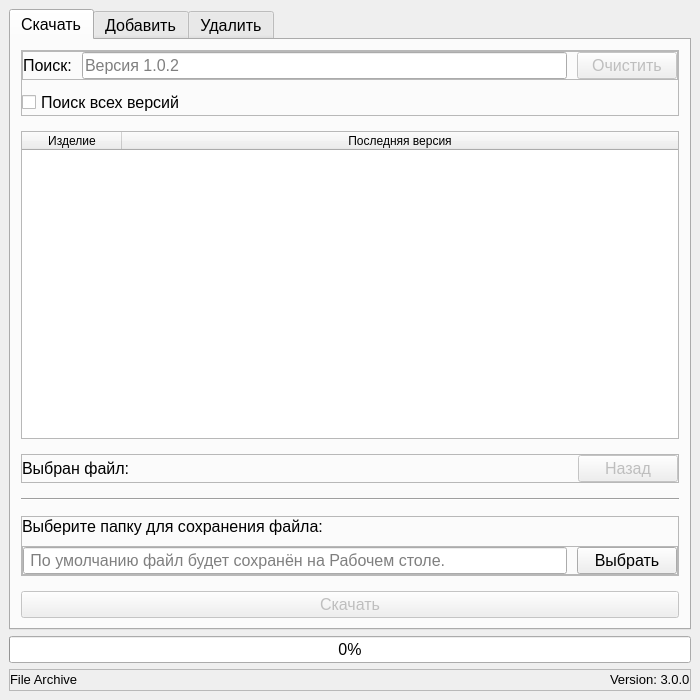
<?xml version="1.0" encoding="UTF-8"?>
<ui version="4.0">
 <class>MainWindow</class>
 <widget class="QMainWindow" name="MainWindow">
  <property name="geometry">
   <rect>
    <x>0</x>
    <y>0</y>
    <width>700</width>
    <height>700</height>
   </rect>
  </property>
  <property name="font">
   <font>
    <pointsize>12</pointsize>
   </font>
  </property>
  <property name="windowTitle">
   <string>File Archive</string>
  </property>
  <widget class="QWidget" name="centralwidget">
   <layout class="QVBoxLayout" name="verticalLayout">
    <item>
     <widget class="QTabWidget" name="tabWidget">
      <property name="currentIndex">
       <number>0</number>
      </property>
      <widget class="QWidget" name="download_tab">
       <attribute name="title">
        <string>Скачать</string>
       </attribute>
       <layout class="QVBoxLayout" name="verticalLayout_3">
        <property name="spacing">
         <number>15</number>
        </property>
        <property name="leftMargin">
         <number>10</number>
        </property>
        <property name="topMargin">
         <number>10</number>
        </property>
        <property name="rightMargin">
         <number>10</number>
        </property>
        <property name="bottomMargin">
         <number>10</number>
        </property>
        <item>
         <widget class="QFrame" name="download_tab_actions_search_frame">
          <property name="frameShape">
           <enum>QFrame::StyledPanel</enum>
          </property>
          <property name="frameShadow">
           <enum>QFrame::Raised</enum>
          </property>
          <layout class="QVBoxLayout" name="verticalLayout_15">
           <property name="spacing">
            <number>10</number>
           </property>
           <property name="leftMargin">
            <number>0</number>
           </property>
           <property name="topMargin">
            <number>0</number>
           </property>
           <property name="rightMargin">
            <number>0</number>
           </property>
           <property name="bottomMargin">
            <number>0</number>
           </property>
           <item>
            <widget class="QFrame" name="download_tab_search_frame">
             <property name="frameShape">
              <enum>QFrame::StyledPanel</enum>
             </property>
             <property name="frameShadow">
              <enum>QFrame::Raised</enum>
             </property>
             <layout class="QHBoxLayout" name="horizontalLayout_2">
              <property name="spacing">
               <number>10</number>
              </property>
              <property name="leftMargin">
               <number>0</number>
              </property>
              <property name="topMargin">
               <number>0</number>
              </property>
              <property name="rightMargin">
               <number>0</number>
              </property>
              <property name="bottomMargin">
               <number>0</number>
              </property>
              <item>
               <widget class="QLabel" name="download_tab_search_frame_label">
                <property name="sizePolicy">
                 <sizepolicy hsizetype="Fixed" vsizetype="Fixed">
                  <horstretch>0</horstretch>
                  <verstretch>0</verstretch>
                 </sizepolicy>
                </property>
                <property name="text">
                 <string>Поиск:</string>
                </property>
               </widget>
              </item>
              <item>
               <widget class="QLineEdit" name="download_tab_search_frame_lineEdit">
                <property name="minimumSize">
                 <size>
                  <width>0</width>
                  <height>25</height>
                 </size>
                </property>
                <property name="maximumSize">
                 <size>
                  <width>16777215</width>
                  <height>16777215</height>
                 </size>
                </property>
                <property name="placeholderText">
                 <string>Версия 1.0.2</string>
                </property>
               </widget>
              </item>
              <item>
               <widget class="QPushButton" name="download_tab_search_frame_clear_pushButton">
                <property name="enabled">
                 <bool>false</bool>
                </property>
                <property name="minimumSize">
                 <size>
                  <width>100</width>
                  <height>25</height>
                 </size>
                </property>
                <property name="text">
                 <string>Очистить</string>
                </property>
               </widget>
              </item>
             </layout>
            </widget>
           </item>
           <item>
            <widget class="QCheckBox" name="search_all_versions_checkBox">
             <property name="text">
              <string>Поиск всех версий</string>
             </property>
            </widget>
           </item>
          </layout>
         </widget>
        </item>
        <item>
         <widget class="QTableWidget" name="download_tab_tableWidget">
          <property name="minimumSize">
           <size>
            <width>0</width>
            <height>200</height>
           </size>
          </property>
          <property name="editTriggers">
           <set>QAbstractItemView::NoEditTriggers</set>
          </property>
          <attribute name="horizontalHeaderStretchLastSection">
           <bool>true</bool>
          </attribute>
          <column>
           <property name="text">
            <string>Изделие</string>
           </property>
          </column>
          <column>
           <property name="text">
            <string>Последняя версия</string>
           </property>
          </column>
         </widget>
        </item>
        <item>
         <widget class="QFrame" name="download_tab_choose_file_frame">
          <property name="frameShape">
           <enum>QFrame::StyledPanel</enum>
          </property>
          <property name="frameShadow">
           <enum>QFrame::Raised</enum>
          </property>
          <layout class="QHBoxLayout" name="horizontalLayout_3">
           <property name="spacing">
            <number>10</number>
           </property>
           <property name="leftMargin">
            <number>0</number>
           </property>
           <property name="topMargin">
            <number>0</number>
           </property>
           <property name="rightMargin">
            <number>0</number>
           </property>
           <property name="bottomMargin">
            <number>0</number>
           </property>
           <item>
            <widget class="QLabel" name="download_tab_choose_file_frame_label">
             <property name="sizePolicy">
              <sizepolicy hsizetype="Fixed" vsizetype="Fixed">
               <horstretch>0</horstretch>
               <verstretch>0</verstretch>
              </sizepolicy>
             </property>
             <property name="text">
              <string>Выбран файл:</string>
             </property>
            </widget>
           </item>
           <item>
            <spacer name="horizontalSpacer_2">
             <property name="orientation">
              <enum>Qt::Horizontal</enum>
             </property>
             <property name="sizeHint" stdset="0">
              <size>
               <width>315</width>
               <height>20</height>
              </size>
             </property>
            </spacer>
           </item>
           <item>
            <widget class="QPushButton" name="download_tab_choose_file_frame_back_pushButton">
             <property name="enabled">
              <bool>false</bool>
             </property>
             <property name="minimumSize">
              <size>
               <width>100</width>
               <height>25</height>
              </size>
             </property>
             <property name="text">
              <string>Назад</string>
             </property>
            </widget>
           </item>
          </layout>
         </widget>
        </item>
        <item>
         <widget class="Line" name="line">
          <property name="orientation">
           <enum>Qt::Horizontal</enum>
          </property>
         </widget>
        </item>
        <item>
         <widget class="QFrame" name="download_tab_select_save_path_frame">
          <property name="frameShape">
           <enum>QFrame::StyledPanel</enum>
          </property>
          <property name="frameShadow">
           <enum>QFrame::Raised</enum>
          </property>
          <layout class="QVBoxLayout" name="verticalLayout_2">
           <property name="spacing">
            <number>10</number>
           </property>
           <property name="leftMargin">
            <number>0</number>
           </property>
           <property name="topMargin">
            <number>0</number>
           </property>
           <property name="rightMargin">
            <number>0</number>
           </property>
           <property name="bottomMargin">
            <number>0</number>
           </property>
           <item>
            <widget class="QLabel" name="download_tab_select_save_path_frame_label">
             <property name="sizePolicy">
              <sizepolicy hsizetype="Fixed" vsizetype="Fixed">
               <horstretch>0</horstretch>
               <verstretch>0</verstretch>
              </sizepolicy>
             </property>
             <property name="text">
              <string>Выберите папку для сохранения файла:</string>
             </property>
            </widget>
           </item>
           <item>
            <widget class="QFrame" name="download_tab_select_save_path_frame_editing_frame">
             <property name="frameShape">
              <enum>QFrame::StyledPanel</enum>
             </property>
             <property name="frameShadow">
              <enum>QFrame::Raised</enum>
             </property>
             <layout class="QHBoxLayout" name="horizontalLayout_4">
              <property name="spacing">
               <number>10</number>
              </property>
              <property name="leftMargin">
               <number>0</number>
              </property>
              <property name="topMargin">
               <number>0</number>
              </property>
              <property name="rightMargin">
               <number>0</number>
              </property>
              <property name="bottomMargin">
               <number>0</number>
              </property>
              <item>
               <widget class="QLineEdit" name="download_tab_select_save_path_frame_editing_frame_lineEdit">
                <property name="minimumSize">
                 <size>
                  <width>430</width>
                  <height>25</height>
                 </size>
                </property>
                <property name="placeholderText">
                 <string> По умолчанию файл будет сохранён на Рабочем столе.</string>
                </property>
               </widget>
              </item>
              <item>
               <widget class="QPushButton" name="download_tab_select_save_path_frame_editing_frame_choose_pushButton">
                <property name="minimumSize">
                 <size>
                  <width>100</width>
                  <height>25</height>
                 </size>
                </property>
                <property name="text">
                 <string>Выбрать</string>
                </property>
               </widget>
              </item>
             </layout>
            </widget>
           </item>
          </layout>
         </widget>
        </item>
        <item>
         <widget class="QPushButton" name="download_tab_download_pushButton">
          <property name="enabled">
           <bool>false</bool>
          </property>
          <property name="minimumSize">
           <size>
            <width>0</width>
            <height>25</height>
           </size>
          </property>
          <property name="font">
           <font>
            <pointsize>12</pointsize>
           </font>
          </property>
          <property name="text">
           <string>Скачать</string>
          </property>
         </widget>
        </item>
       </layout>
      </widget>
      <widget class="QWidget" name="add_tab">
       <attribute name="title">
        <string>Добавить</string>
       </attribute>
       <layout class="QVBoxLayout" name="verticalLayout_8">
        <property name="spacing">
         <number>15</number>
        </property>
        <property name="leftMargin">
         <number>10</number>
        </property>
        <property name="topMargin">
         <number>10</number>
        </property>
        <property name="rightMargin">
         <number>10</number>
        </property>
        <property name="bottomMargin">
         <number>10</number>
        </property>
        <item>
         <widget class="QFrame" name="add_tab_group_frame">
          <property name="frameShape">
           <enum>QFrame::StyledPanel</enum>
          </property>
          <property name="frameShadow">
           <enum>QFrame::Raised</enum>
          </property>
          <layout class="QVBoxLayout" name="verticalLayout_6">
           <property name="spacing">
            <number>20</number>
           </property>
           <property name="leftMargin">
            <number>0</number>
           </property>
           <property name="topMargin">
            <number>0</number>
           </property>
           <property name="rightMargin">
            <number>0</number>
           </property>
           <property name="bottomMargin">
            <number>0</number>
           </property>
           <item>
            <widget class="QFrame" name="add_tab_group_frame_select_group_frame">
             <property name="frameShape">
              <enum>QFrame::StyledPanel</enum>
             </property>
             <property name="frameShadow">
              <enum>QFrame::Raised</enum>
             </property>
             <layout class="QVBoxLayout" name="verticalLayout_4">
              <property name="spacing">
               <number>10</number>
              </property>
              <property name="leftMargin">
               <number>0</number>
              </property>
              <property name="topMargin">
               <number>0</number>
              </property>
              <property name="rightMargin">
               <number>0</number>
              </property>
              <property name="bottomMargin">
               <number>0</number>
              </property>
              <item>
               <widget class="QLabel" name="add_tab_group_frame_select_group_frame_label">
                <property name="sizePolicy">
                 <sizepolicy hsizetype="Fixed" vsizetype="Fixed">
                  <horstretch>0</horstretch>
                  <verstretch>0</verstretch>
                 </sizepolicy>
                </property>
                <property name="text">
                 <string>Выберите группу:</string>
                </property>
               </widget>
              </item>
              <item>
               <widget class="QComboBox" name="add_tab_group_frame_select_group_frame_comboBox">
                <property name="minimumSize">
                 <size>
                  <width>0</width>
                  <height>25</height>
                 </size>
                </property>
               </widget>
              </item>
             </layout>
            </widget>
           </item>
           <item>
            <widget class="QFrame" name="add_tab_group_frame_new_group_frame">
             <property name="frameShape">
              <enum>QFrame::StyledPanel</enum>
             </property>
             <property name="frameShadow">
              <enum>QFrame::Raised</enum>
             </property>
             <layout class="QVBoxLayout" name="verticalLayout_5">
              <property name="spacing">
               <number>10</number>
              </property>
              <property name="leftMargin">
               <number>0</number>
              </property>
              <property name="topMargin">
               <number>0</number>
              </property>
              <property name="rightMargin">
               <number>0</number>
              </property>
              <property name="bottomMargin">
               <number>0</number>
              </property>
              <item>
               <widget class="QLabel" name="add_tab_group_frame_new_group_frame_label">
                <property name="sizePolicy">
                 <sizepolicy hsizetype="Fixed" vsizetype="Fixed">
                  <horstretch>0</horstretch>
                  <verstretch>0</verstretch>
                 </sizepolicy>
                </property>
                <property name="text">
                 <string>Или создайте новую:</string>
                </property>
               </widget>
              </item>
              <item>
               <widget class="QFrame" name="add_tab_group_frame_new_group_frame_editing_frame">
                <property name="frameShape">
                 <enum>QFrame::StyledPanel</enum>
                </property>
                <property name="frameShadow">
                 <enum>QFrame::Raised</enum>
                </property>
                <layout class="QHBoxLayout" name="horizontalLayout_5">
                 <property name="spacing">
                  <number>10</number>
                 </property>
                 <property name="leftMargin">
                  <number>0</number>
                 </property>
                 <property name="topMargin">
                  <number>0</number>
                 </property>
                 <property name="rightMargin">
                  <number>0</number>
                 </property>
                 <property name="bottomMargin">
                  <number>0</number>
                 </property>
                 <item>
                  <widget class="QLineEdit" name="add_tab_group_frame_new_group_frame_editing_frame_lineEdit">
                   <property name="minimumSize">
                    <size>
                     <width>0</width>
                     <height>25</height>
                    </size>
                   </property>
                   <property name="placeholderText">
                    <string>БВВ.01</string>
                   </property>
                  </widget>
                 </item>
                 <item>
                  <widget class="QPushButton" name="add_tab_group_frame_new_group_frame_editing_frame_add_pushButton">
                   <property name="enabled">
                    <bool>false</bool>
                   </property>
                   <property name="minimumSize">
                    <size>
                     <width>100</width>
                     <height>25</height>
                    </size>
                   </property>
                   <property name="text">
                    <string>Добавить</string>
                   </property>
                  </widget>
                 </item>
                </layout>
               </widget>
              </item>
             </layout>
            </widget>
           </item>
          </layout>
         </widget>
        </item>
        <item>
         <widget class="Line" name="line_2">
          <property name="orientation">
           <enum>Qt::Horizontal</enum>
          </property>
         </widget>
        </item>
        <item>
         <widget class="QTabWidget" name="add_tab_tabWidget">
          <property name="currentIndex">
           <number>0</number>
          </property>
          <widget class="QWidget" name="add_tab_version_tab">
           <attribute name="title">
            <string>Версия</string>
           </attribute>
           <layout class="QVBoxLayout" name="verticalLayout_7">
            <property name="spacing">
             <number>20</number>
            </property>
            <property name="leftMargin">
             <number>10</number>
            </property>
            <property name="topMargin">
             <number>10</number>
            </property>
            <property name="rightMargin">
             <number>10</number>
            </property>
            <property name="bottomMargin">
             <number>10</number>
            </property>
            <item>
             <widget class="QLabel" name="add_tab_versions_label">
              <property name="text">
               <string>Выберите папку или вставьте путь к ней:</string>
              </property>
             </widget>
            </item>
            <item>
             <widget class="QFrame" name="add_tab_versions_actions_frame">
              <property name="frameShape">
               <enum>QFrame::StyledPanel</enum>
              </property>
              <property name="frameShadow">
               <enum>QFrame::Raised</enum>
              </property>
              <layout class="QHBoxLayout" name="horizontalLayout_6">
               <property name="spacing">
                <number>10</number>
               </property>
               <property name="leftMargin">
                <number>0</number>
               </property>
               <property name="topMargin">
                <number>0</number>
               </property>
               <property name="rightMargin">
                <number>0</number>
               </property>
               <property name="bottomMargin">
                <number>0</number>
               </property>
               <item>
                <widget class="QLineEdit" name="add_tab_versions_actions_folder_path_lineEdit">
                 <property name="minimumSize">
                  <size>
                   <width>0</width>
                   <height>25</height>
                  </size>
                 </property>
                 <property name="placeholderText">
                  <string>C:\</string>
                 </property>
                </widget>
               </item>
               <item>
                <widget class="QPushButton" name="add_tab_versions_actions_choose_pushButton">
                 <property name="minimumSize">
                  <size>
                   <width>100</width>
                   <height>25</height>
                  </size>
                 </property>
                 <property name="text">
                  <string>Выбрать</string>
                 </property>
                </widget>
               </item>
              </layout>
             </widget>
            </item>
            <item>
             <widget class="QPushButton" name="add_tab_versions_add_pushButton">
              <property name="enabled">
               <bool>false</bool>
              </property>
              <property name="sizePolicy">
               <sizepolicy hsizetype="Expanding" vsizetype="Fixed">
                <horstretch>0</horstretch>
                <verstretch>0</verstretch>
               </sizepolicy>
              </property>
              <property name="minimumSize">
               <size>
                <width>0</width>
                <height>25</height>
               </size>
              </property>
              <property name="text">
               <string>Добавить</string>
              </property>
             </widget>
            </item>
            <item>
             <spacer name="verticalSpacer">
              <property name="orientation">
               <enum>Qt::Vertical</enum>
              </property>
              <property name="sizeHint" stdset="0">
               <size>
                <width>20</width>
                <height>209</height>
               </size>
              </property>
             </spacer>
            </item>
           </layout>
          </widget>
          <widget class="QWidget" name="add_tab_instruction_tab">
           <attribute name="title">
            <string>Инструкция</string>
           </attribute>
           <layout class="QVBoxLayout" name="verticalLayout_16">
            <property name="spacing">
             <number>20</number>
            </property>
            <property name="leftMargin">
             <number>10</number>
            </property>
            <property name="topMargin">
             <number>10</number>
            </property>
            <property name="rightMargin">
             <number>10</number>
            </property>
            <property name="bottomMargin">
             <number>10</number>
            </property>
            <item>
             <widget class="QLabel" name="instruction_label">
              <property name="text">
               <string>Выберите файл или вставьте путь к нему:</string>
              </property>
             </widget>
            </item>
            <item>
             <widget class="QFrame" name="add_tab_instruction_actions_frame">
              <property name="frameShape">
               <enum>QFrame::StyledPanel</enum>
              </property>
              <property name="frameShadow">
               <enum>QFrame::Raised</enum>
              </property>
              <layout class="QHBoxLayout" name="horizontalLayout_7">
               <property name="spacing">
                <number>10</number>
               </property>
               <property name="leftMargin">
                <number>0</number>
               </property>
               <property name="topMargin">
                <number>0</number>
               </property>
               <property name="rightMargin">
                <number>0</number>
               </property>
               <property name="bottomMargin">
                <number>0</number>
               </property>
               <item>
                <widget class="QLineEdit" name="add_tab_instruction_actions_folder_path_lineEdit">
                 <property name="minimumSize">
                  <size>
                   <width>0</width>
                   <height>25</height>
                  </size>
                 </property>
                 <property name="placeholderText">
                  <string>C:\</string>
                 </property>
                </widget>
               </item>
               <item>
                <widget class="QPushButton" name="add_tab_instruction_actions_choose_pushButton">
                 <property name="minimumSize">
                  <size>
                   <width>100</width>
                   <height>25</height>
                  </size>
                 </property>
                 <property name="maximumSize">
                  <size>
                   <width>100</width>
                   <height>16777215</height>
                  </size>
                 </property>
                 <property name="text">
                  <string>Выбрать</string>
                 </property>
                </widget>
               </item>
              </layout>
             </widget>
            </item>
            <item>
             <widget class="QPushButton" name="add_tab_instruction_add_pushButton">
              <property name="enabled">
               <bool>false</bool>
              </property>
              <property name="sizePolicy">
               <sizepolicy hsizetype="Expanding" vsizetype="Fixed">
                <horstretch>0</horstretch>
                <verstretch>0</verstretch>
               </sizepolicy>
              </property>
              <property name="minimumSize">
               <size>
                <width>0</width>
                <height>25</height>
               </size>
              </property>
              <property name="text">
               <string>Добавить</string>
              </property>
             </widget>
            </item>
            <item>
             <spacer name="verticalSpacer_3">
              <property name="orientation">
               <enum>Qt::Vertical</enum>
              </property>
              <property name="sizeHint" stdset="0">
               <size>
                <width>20</width>
                <height>209</height>
               </size>
              </property>
             </spacer>
            </item>
           </layout>
          </widget>
         </widget>
        </item>
       </layout>
      </widget>
      <widget class="QWidget" name="delete_tab">
       <attribute name="title">
        <string>Удалить</string>
       </attribute>
       <layout class="QVBoxLayout" name="verticalLayout_14">
        <property name="spacing">
         <number>20</number>
        </property>
        <property name="leftMargin">
         <number>10</number>
        </property>
        <property name="topMargin">
         <number>10</number>
        </property>
        <property name="rightMargin">
         <number>10</number>
        </property>
        <property name="bottomMargin">
         <number>10</number>
        </property>
        <item>
         <widget class="QGroupBox" name="delete_tab_group_groupBox">
          <property name="font">
           <font>
            <pointsize>14</pointsize>
            <weight>50</weight>
            <bold>false</bold>
           </font>
          </property>
          <property name="title">
           <string>Удаление группы</string>
          </property>
          <layout class="QVBoxLayout" name="verticalLayout_10">
           <property name="spacing">
            <number>10</number>
           </property>
           <property name="leftMargin">
            <number>10</number>
           </property>
           <property name="topMargin">
            <number>10</number>
           </property>
           <property name="rightMargin">
            <number>10</number>
           </property>
           <property name="bottomMargin">
            <number>10</number>
           </property>
           <item>
            <widget class="QFrame" name="delete_tab_group_groupBox_frame">
             <property name="font">
              <font>
               <pointsize>12</pointsize>
              </font>
             </property>
             <property name="frameShape">
              <enum>QFrame::StyledPanel</enum>
             </property>
             <property name="frameShadow">
              <enum>QFrame::Raised</enum>
             </property>
             <layout class="QVBoxLayout" name="verticalLayout_9">
              <property name="spacing">
               <number>10</number>
              </property>
              <property name="leftMargin">
               <number>0</number>
              </property>
              <property name="topMargin">
               <number>0</number>
              </property>
              <property name="rightMargin">
               <number>0</number>
              </property>
              <property name="bottomMargin">
               <number>0</number>
              </property>
              <item>
               <widget class="QLabel" name="delete_tab_group_groupBox_frame_label">
                <property name="sizePolicy">
                 <sizepolicy hsizetype="Fixed" vsizetype="Fixed">
                  <horstretch>0</horstretch>
                  <verstretch>0</verstretch>
                 </sizepolicy>
                </property>
                <property name="text">
                 <string>Выберите группу:</string>
                </property>
               </widget>
              </item>
              <item>
               <widget class="QComboBox" name="delete_tab_group_groupBox_frame_comboBox">
                <property name="minimumSize">
                 <size>
                  <width>0</width>
                  <height>25</height>
                 </size>
                </property>
               </widget>
              </item>
             </layout>
            </widget>
           </item>
           <item>
            <widget class="QCheckBox" name="delete_tab_group_groupBox_checkBox">
             <property name="font">
              <font>
               <pointsize>12</pointsize>
              </font>
             </property>
             <property name="text">
              <string>Подтвердить удаление</string>
             </property>
             <property name="checked">
              <bool>false</bool>
             </property>
            </widget>
           </item>
           <item>
            <widget class="QPushButton" name="delete_tab_group_groupBox_frame_delete_pushButton">
             <property name="enabled">
              <bool>false</bool>
             </property>
             <property name="minimumSize">
              <size>
               <width>0</width>
               <height>25</height>
              </size>
             </property>
             <property name="font">
              <font>
               <pointsize>12</pointsize>
              </font>
             </property>
             <property name="text">
              <string>Удалить</string>
             </property>
            </widget>
           </item>
          </layout>
         </widget>
        </item>
        <item>
         <widget class="QGroupBox" name="delete_tab_file_groupBox">
          <property name="font">
           <font>
            <pointsize>14</pointsize>
           </font>
          </property>
          <property name="title">
           <string>Удаление файла</string>
          </property>
          <layout class="QVBoxLayout" name="verticalLayout_13">
           <item>
            <widget class="QFrame" name="delete_tab_file_groupBox_group_frame">
             <property name="font">
              <font>
               <pointsize>12</pointsize>
              </font>
             </property>
             <property name="frameShape">
              <enum>QFrame::StyledPanel</enum>
             </property>
             <property name="frameShadow">
              <enum>QFrame::Raised</enum>
             </property>
             <layout class="QVBoxLayout" name="verticalLayout_11">
              <property name="spacing">
               <number>10</number>
              </property>
              <property name="leftMargin">
               <number>0</number>
              </property>
              <property name="topMargin">
               <number>0</number>
              </property>
              <property name="rightMargin">
               <number>0</number>
              </property>
              <property name="bottomMargin">
               <number>0</number>
              </property>
              <item>
               <widget class="QLabel" name="delete_tab_file_groupBox_group_frame_label">
                <property name="sizePolicy">
                 <sizepolicy hsizetype="Fixed" vsizetype="Fixed">
                  <horstretch>0</horstretch>
                  <verstretch>0</verstretch>
                 </sizepolicy>
                </property>
                <property name="text">
                 <string>Выберите группу:</string>
                </property>
               </widget>
              </item>
              <item>
               <widget class="QComboBox" name="delete_tab_file_groupBox_group_frame_comboBox">
                <property name="minimumSize">
                 <size>
                  <width>0</width>
                  <height>25</height>
                 </size>
                </property>
               </widget>
              </item>
             </layout>
            </widget>
           </item>
           <item>
            <widget class="QFrame" name="delete_tab_file_groupBox_file_frame">
             <property name="font">
              <font>
               <pointsize>12</pointsize>
              </font>
             </property>
             <property name="frameShape">
              <enum>QFrame::StyledPanel</enum>
             </property>
             <property name="frameShadow">
              <enum>QFrame::Raised</enum>
             </property>
             <layout class="QVBoxLayout" name="verticalLayout_12">
              <property name="spacing">
               <number>10</number>
              </property>
              <property name="leftMargin">
               <number>0</number>
              </property>
              <property name="topMargin">
               <number>0</number>
              </property>
              <property name="rightMargin">
               <number>0</number>
              </property>
              <property name="bottomMargin">
               <number>0</number>
              </property>
              <item>
               <widget class="QLabel" name="delete_tab_file_groupBox_file_frame_label">
                <property name="sizePolicy">
                 <sizepolicy hsizetype="Fixed" vsizetype="Fixed">
                  <horstretch>0</horstretch>
                  <verstretch>0</verstretch>
                 </sizepolicy>
                </property>
                <property name="text">
                 <string>Выберите файл:</string>
                </property>
               </widget>
              </item>
              <item>
               <widget class="QComboBox" name="delete_tab_file_groupBox_file_frame_comboBox">
                <property name="minimumSize">
                 <size>
                  <width>0</width>
                  <height>25</height>
                 </size>
                </property>
               </widget>
              </item>
             </layout>
            </widget>
           </item>
           <item>
            <widget class="QCheckBox" name="delete_tab_file_groupBox_checkBox">
             <property name="font">
              <font>
               <pointsize>12</pointsize>
              </font>
             </property>
             <property name="text">
              <string>Подтвердить удаление</string>
             </property>
            </widget>
           </item>
           <item>
            <widget class="QPushButton" name="delete_tab_file_groupBox_delete_pushButton">
             <property name="enabled">
              <bool>false</bool>
             </property>
             <property name="minimumSize">
              <size>
               <width>0</width>
               <height>25</height>
              </size>
             </property>
             <property name="font">
              <font>
               <pointsize>12</pointsize>
              </font>
             </property>
             <property name="text">
              <string>Удалить</string>
             </property>
            </widget>
           </item>
          </layout>
         </widget>
        </item>
        <item>
         <spacer name="verticalSpacer_2">
          <property name="orientation">
           <enum>Qt::Vertical</enum>
          </property>
          <property name="sizeHint" stdset="0">
           <size>
            <width>20</width>
            <height>11</height>
           </size>
          </property>
         </spacer>
        </item>
       </layout>
      </widget>
     </widget>
    </item>
    <item>
     <widget class="QProgressBar" name="progressBar">
      <property name="value">
       <number>0</number>
      </property>
     </widget>
    </item>
    <item>
     <widget class="QFrame" name="program_info_frame">
      <property name="font">
       <font>
        <pointsize>10</pointsize>
       </font>
      </property>
      <property name="frameShape">
       <enum>QFrame::StyledPanel</enum>
      </property>
      <property name="frameShadow">
       <enum>QFrame::Raised</enum>
      </property>
      <layout class="QHBoxLayout" name="horizontalLayout">
       <property name="spacing">
        <number>10</number>
       </property>
       <property name="leftMargin">
        <number>0</number>
       </property>
       <property name="topMargin">
        <number>0</number>
       </property>
       <property name="rightMargin">
        <number>0</number>
       </property>
       <property name="bottomMargin">
        <number>0</number>
       </property>
       <item>
        <widget class="QLabel" name="program_info_name_label">
         <property name="sizePolicy">
          <sizepolicy hsizetype="Fixed" vsizetype="Fixed">
           <horstretch>0</horstretch>
           <verstretch>0</verstretch>
          </sizepolicy>
         </property>
         <property name="text">
          <string>File Archive</string>
         </property>
        </widget>
       </item>
       <item>
        <spacer name="horizontalSpacer">
         <property name="orientation">
          <enum>Qt::Horizontal</enum>
         </property>
         <property name="sizeHint" stdset="0">
          <size>
           <width>398</width>
           <height>20</height>
          </size>
         </property>
        </spacer>
       </item>
       <item>
        <widget class="QLabel" name="program_info_version_label">
         <property name="sizePolicy">
          <sizepolicy hsizetype="Fixed" vsizetype="Fixed">
           <horstretch>0</horstretch>
           <verstretch>0</verstretch>
          </sizepolicy>
         </property>
         <property name="text">
          <string>Version: 3.0.0</string>
         </property>
        </widget>
       </item>
      </layout>
     </widget>
    </item>
   </layout>
  </widget>
 </widget>
 <resources/>
 <connections/>
</ui>
